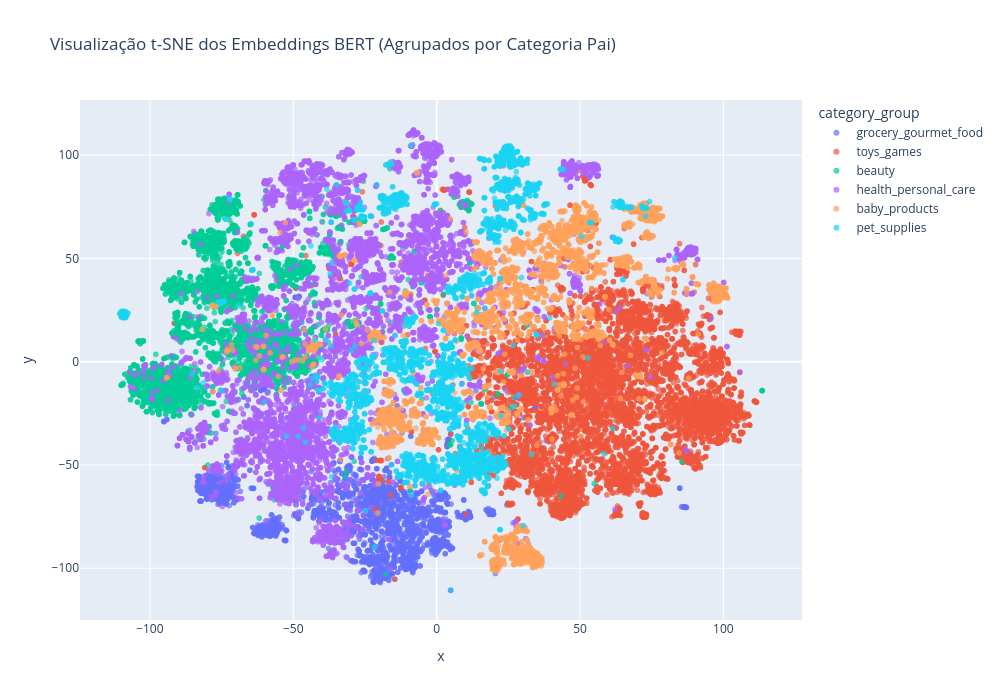

Here is the notebook cell this chart was saved with:
### Code cell
fig = px.scatter(
  df_viz,
  x='x',
  y='y',
  color='category_group', # Colore pelos grandes grupos (Racism, Sexism, etc)
  hover_data=['label'], # Mostra detalhes ao passar o mouse
  title='Visualização t-SNE dos Embeddings BERT (Agrupados por Categoria Pai)',
  opacity=0.7,
  width=1000,
  height=700
)

fig.show()

### Figure 1 — Plotly figure (JSON) as saved in the notebook; plotly's stock layout.template omitted (floating-point values rounded to 4 significant figures; data arrays with more than 128 entries replaced by an {"elided": "..."} marker saying what was removed)
{"data": [{"customdata": {"elided": "3617x1 str values"}, "hovertemplate": "category_group=grocery_gourmet_food<br>x=%{x}<br>y=%{y}<br>label=%{customdata[0]}<extra></extra>", "legendgroup": "grocery_gourmet_food", "marker": {"color": "#636efa", "opacity": 0.7, "symbol": "circle"}, "mode": "markers", "name": "grocery_gourmet_food", "showlegend": true, "type": "scattergl", "x": {"elided": "3617 float values"}, "xaxis": "x", "y": {"elided": "3617 float values"}, "yaxis": "y"}, {"customdata": {"elided": "10266x1 str values"}, "hovertemplate": "category_group=toys_games<br>x=%{x}<br>y=%{y}<br>label=%{customdata[0]}<extra></extra>", "legendgroup": "toys_games", "marker": {"color": "#EF553B", "opacity": 0.7, "symbol": "circle"}, "mode": "markers", "name": "toys_games", "showlegend": true, "type": "scattergl", "x": {"elided": "10266 float values"}, "xaxis": "x", "y": {"elided": "10266 float values"}, "yaxis": "y"}, {"customdata": {"elided": "5846x1 str values"}, "hovertemplate": "category_group=beauty<br>x=%{x}<br>y=%{y}<br>label=%{customdata[0]}<extra></extra>", "legendgroup": "beauty", "marker": {"color": "#00cc96", "opacity": 0.7, "symbol": "circle"}, "mode": "markers", "name": "beauty", "showlegend": true, "type": "scattergl", "x": {"elided": "5846 float values"}, "xaxis": "x", "y": {"elided": "5846 float values"}, "yaxis": "y"}, {"customdata": {"elided": "9772x1 str values"}, "hovertemplate": "category_group=health_personal_care<br>x=%{x}<br>y=%{y}<br>label=%{customdata[0]}<extra></extra>", "legendgroup": "health_personal_care", "marker": {"color": "#ab63fa", "opacity": 0.7, "symbol": "circle"}, "mode": "markers", "name": "health_personal_care", "showlegend": true, "type": "scattergl", "x": {"elided": "9772 float values"}, "xaxis": "x", "y": {"elided": "9772 float values"}, "yaxis": "y"}, {"customdata": {"elided": "5637x1 str values"}, "hovertemplate": "category_group=baby_products<br>x=%{x}<br>y=%{y}<br>label=%{customdata[0]}<extra></extra>", "legendgroup": "baby_products", "marker": {"color": "#FFA15A", "opacity": 0.7, "symbol": "circle"}, "mode": "markers", "name": "baby_products", "showlegend": true, "type": "scattergl", "x": {"elided": "5637 float values"}, "xaxis": "x", "y": {"elided": "5637 float values"}, "yaxis": "y"}, {"customdata": {"elided": "4862x1 str values"}, "hovertemplate": "category_group=pet_supplies<br>x=%{x}<br>y=%{y}<br>label=%{customdata[0]}<extra></extra>", "legendgroup": "pet_supplies", "marker": {"color": "#19d3f3", "opacity": 0.7, "symbol": "circle"}, "mode": "markers", "name": "pet_supplies", "showlegend": true, "type": "scattergl", "x": {"elided": "4862 float values"}, "xaxis": "x", "y": {"elided": "4862 float values"}, "yaxis": "y"}], "layout": {"height": 700, "legend": {"title": {"text": "category_group"}, "tracegroupgap": 0}, "title": {"text": "Visualização t-SNE dos Embeddings BERT (Agrupados por Categoria Pai)"}, "width": 1000, "xaxis": {"anchor": "y", "domain": [0, 1], "title": {"text": "x"}}, "yaxis": {"anchor": "x", "domain": [0, 1], "title": {"text": "y"}}}}
